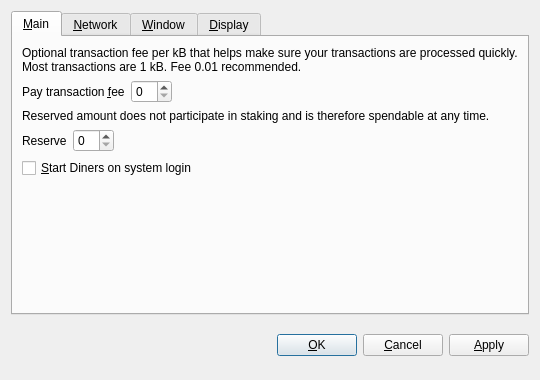
<?xml version="1.0" encoding="UTF-8"?>
<ui version="4.0">
 <class>OptionsDialog</class>
 <widget class="QDialog" name="OptionsDialog">
  <property name="geometry">
   <rect>
    <x>0</x>
    <y>0</y>
    <width>540</width>
    <height>380</height>
   </rect>
  </property>
  <property name="windowTitle">
   <string>Options</string>
  </property>
  <property name="modal">
   <bool>true</bool>
  </property>
  <layout class="QVBoxLayout" name="verticalLayout">
   <item>
    <widget class="QTabWidget" name="tabWidget">
     <property name="tabPosition">
      <enum>QTabWidget::North</enum>
     </property>
     <property name="currentIndex">
      <number>0</number>
     </property>
     <widget class="QWidget" name="tabMain">
      <attribute name="title">
       <string>&amp;Main</string>
      </attribute>
      <layout class="QVBoxLayout" name="verticalLayout_Main">
       <item>
        <widget class="QLabel" name="transactionFeeInfoLabel">
         <property name="text">
          <string>Optional transaction fee per kB that helps make sure your transactions are processed quickly. Most transactions are 1 kB. Fee 0.01 recommended.</string>
         </property>
         <property name="textFormat">
          <enum>Qt::PlainText</enum>
         </property>
         <property name="wordWrap">
          <bool>true</bool>
         </property>
        </widget>
       </item>
       <item>
        <layout class="QHBoxLayout" name="horizontalLayoutFee">
         <item>
          <widget class="QLabel" name="transactionFeeLabel">
           <property name="text">
            <string>Pay transaction &amp;fee</string>
           </property>
           <property name="textFormat">
            <enum>Qt::PlainText</enum>
           </property>
           <property name="buddy">
            <cstring>transactionFee</cstring>
           </property>
          </widget>
         </item>
         <item>
          <widget class="BitcoinAmountField" name="transactionFee"/>
         </item>
         <item>
          <spacer name="horizontalSpacerFee">
           <property name="orientation">
            <enum>Qt::Horizontal</enum>
           </property>
           <property name="sizeHint" stdset="0">
            <size>
             <width>40</width>
             <height>20</height>
            </size>
           </property>
          </spacer>
         </item>
        </layout>
       </item>
       <item>
        <widget class="QLabel" name="reserveBalanceInfoLabel">
         <property name="text">
          <string>Reserved amount does not participate in staking and is therefore spendable at any time.</string>
         </property>
         <property name="textFormat">
          <enum>Qt::PlainText</enum>
         </property>
         <property name="wordWrap">
          <bool>true</bool>
         </property>
        </widget>
       </item>
       <item>
        <layout class="QHBoxLayout" name="horizontalLayoutReserveBalance">
         <item>
          <widget class="QLabel" name="reserveBalanceLabel">
           <property name="text">
            <string>Reserve</string>
           </property>
           <property name="textFormat">
            <enum>Qt::PlainText</enum>
           </property>
           <property name="buddy">
            <cstring>reserveBalance</cstring>
           </property>
          </widget>
         </item>
         <item>
          <widget class="BitcoinAmountField" name="reserveBalance"/>
         </item>
         <item>
          <spacer name="horizontalSpacerReserveBalance">
           <property name="orientation">
            <enum>Qt::Horizontal</enum>
           </property>
           <property name="sizeHint" stdset="0">
            <size>
             <width>40</width>
             <height>20</height>
            </size>
           </property>
          </spacer>
         </item>
        </layout>
       </item>
       <item>
        <widget class="QCheckBox" name="bitcoinAtStartup">
         <property name="toolTip">
          <string>Automatically start Diners after logging in to the system.</string>
         </property>
         <property name="text">
          <string>&amp;Start Diners on system login</string>
         </property>
        </widget>
       </item>
       <item>
        <spacer name="verticalSpacer_Main">
         <property name="orientation">
          <enum>Qt::Vertical</enum>
         </property>
         <property name="sizeHint" stdset="0">
          <size>
           <width>20</width>
           <height>40</height>
          </size>
         </property>
        </spacer>
       </item>
      </layout>
     </widget>
     <widget class="QWidget" name="tabNetwork">
      <attribute name="title">
       <string>&amp;Network</string>
      </attribute>
      <layout class="QVBoxLayout" name="verticalLayout_Network">
       <item>
        <widget class="QCheckBox" name="mapPortUpnp">
         <property name="toolTip">
          <string>Automatically open the Diners client port on the router. This only works when your router supports UPnP and it is enabled.</string>
         </property>
         <property name="text">
          <string>Map port using &amp;UPnP</string>
         </property>
        </widget>
       </item>
       <item>
        <widget class="QCheckBox" name="connectSocks">
         <property name="toolTip">
          <string>Connect to the Diners network through a SOCKS proxy (e.g. when connecting through Tor).</string>
         </property>
         <property name="text">
          <string>&amp;Connect through SOCKS proxy:</string>
         </property>
        </widget>
       </item>
       <item>
        <layout class="QHBoxLayout" name="horizontalLayout_Network">
         <item>
          <widget class="QLabel" name="proxyIpLabel">
           <property name="text">
            <string>Proxy &amp;IP:</string>
           </property>
           <property name="textFormat">
            <enum>Qt::PlainText</enum>
           </property>
           <property name="buddy">
            <cstring>proxyIp</cstring>
           </property>
          </widget>
         </item>
         <item>
          <widget class="QValidatedLineEdit" name="proxyIp">
           <property name="maximumSize">
            <size>
             <width>140</width>
             <height>16777215</height>
            </size>
           </property>
           <property name="toolTip">
            <string>IP address of the proxy (e.g. 127.0.0.1)</string>
           </property>
          </widget>
         </item>
         <item>
          <widget class="QLabel" name="proxyPortLabel">
           <property name="text">
            <string>&amp;Port:</string>
           </property>
           <property name="textFormat">
            <enum>Qt::PlainText</enum>
           </property>
           <property name="buddy">
            <cstring>proxyPort</cstring>
           </property>
          </widget>
         </item>
         <item>
          <widget class="QLineEdit" name="proxyPort">
           <property name="maximumSize">
            <size>
             <width>55</width>
             <height>16777215</height>
            </size>
           </property>
           <property name="toolTip">
            <string>Port of the proxy (e.g. 9050)</string>
           </property>
          </widget>
         </item>
         <item>
          <widget class="QLabel" name="socksVersionLabel">
           <property name="text">
            <string>SOCKS &amp;Version:</string>
           </property>
           <property name="textFormat">
            <enum>Qt::PlainText</enum>
           </property>
           <property name="buddy">
            <cstring>socksVersion</cstring>
           </property>
          </widget>
         </item>
         <item>
          <widget class="QValueComboBox" name="socksVersion">
           <property name="toolTip">
            <string>SOCKS version of the proxy (e.g. 5)</string>
           </property>
          </widget>
         </item>
         <item>
          <spacer name="horizontalSpacer_Network">
           <property name="orientation">
            <enum>Qt::Horizontal</enum>
           </property>
           <property name="sizeHint" stdset="0">
            <size>
             <width>40</width>
             <height>20</height>
            </size>
           </property>
          </spacer>
         </item>
        </layout>
       </item>
       <item>
        <spacer name="verticalSpacer_Network">
         <property name="orientation">
          <enum>Qt::Vertical</enum>
         </property>
         <property name="sizeHint" stdset="0">
          <size>
           <width>20</width>
           <height>40</height>
          </size>
         </property>
        </spacer>
       </item>
      </layout>
     </widget>
     <widget class="QWidget" name="tabWindow">
      <attribute name="title">
       <string>&amp;Window</string>
      </attribute>
      <layout class="QVBoxLayout" name="verticalLayout_Window">
       <item>
        <widget class="QCheckBox" name="minimizeToTray">
         <property name="toolTip">
          <string>Show only a tray icon after minimizing the window.</string>
         </property>
         <property name="text">
          <string>&amp;Minimize to the tray instead of the taskbar</string>
         </property>
        </widget>
       </item>
       <item>
        <widget class="QCheckBox" name="minimizeOnClose">
         <property name="toolTip">
          <string>Minimize instead of exit the application when the window is closed. When this option is enabled, the application will be closed only after selecting Quit in the menu.</string>
         </property>
         <property name="text">
          <string>M&amp;inimize on close</string>
         </property>
        </widget>
       </item>
       <item>
        <spacer name="verticalSpacer_Window">
         <property name="orientation">
          <enum>Qt::Vertical</enum>
         </property>
         <property name="sizeHint" stdset="0">
          <size>
           <width>20</width>
           <height>40</height>
          </size>
         </property>
        </spacer>
       </item>
      </layout>
     </widget>
     <widget class="QWidget" name="tabDisplay">
      <attribute name="title">
       <string>&amp;Display</string>
      </attribute>
      <layout class="QVBoxLayout" name="verticalLayout_Display">
       <item>
        <layout class="QHBoxLayout" name="horizontalLayout_1_Display">
         <item>
          <widget class="QLabel" name="langLabel">
           <property name="text">
            <string>User Interface &amp;language:</string>
           </property>
           <property name="textFormat">
            <enum>Qt::PlainText</enum>
           </property>
           <property name="buddy">
            <cstring>lang</cstring>
           </property>
          </widget>
         </item>
         <item>
          <widget class="QValueComboBox" name="lang">
           <property name="toolTip">
            <string>The user interface language can be set here. This setting will take effect after restarting Diners.</string>
           </property>
          </widget>
         </item>
        </layout>
       </item>
       <item>
        <layout class="QHBoxLayout" name="horizontalLayout_2_Display">
         <item>
          <widget class="QLabel" name="unitLabel">
           <property name="text">
            <string>&amp;Unit to show amounts in:</string>
           </property>
           <property name="textFormat">
            <enum>Qt::PlainText</enum>
           </property>
           <property name="buddy">
            <cstring>unit</cstring>
           </property>
          </widget>
         </item>
         <item>
          <widget class="QValueComboBox" name="unit">
           <property name="toolTip">
            <string>Choose the default subdivision unit to show in the interface and when sending coins.</string>
           </property>
          </widget>
         </item>
        </layout>
       </item>
       <item>
        <widget class="QCheckBox" name="displayAddresses">
         <property name="toolTip">
          <string>Whether to show Diners addresses in the transaction list or not.</string>
         </property>
         <property name="text">
          <string>&amp;Display addresses in transaction list</string>
         </property>
        </widget>
       </item>
       <item>
        <widget class="QCheckBox" name="coinControlFeatures">
         <property name="toolTip">
          <string>Whether to show coin control features or not.</string>
         </property>
         <property name="text">
          <string>Display coin &amp;control features (experts only!)</string>
         </property>
        </widget>
       </item>
       <item>
        <spacer name="verticalSpacer_Display">
         <property name="orientation">
          <enum>Qt::Vertical</enum>
         </property>
         <property name="sizeHint" stdset="0">
          <size>
           <width>20</width>
           <height>40</height>
          </size>
         </property>
        </spacer>
       </item>
      </layout>
     </widget>
    </widget>
   </item>
   <item>
    <layout class="QHBoxLayout" name="horizontalLayout_Buttons">
     <item>
      <spacer name="horizontalSpacer_1">
       <property name="orientation">
        <enum>Qt::Horizontal</enum>
       </property>
       <property name="sizeHint" stdset="0">
        <size>
         <width>40</width>
         <height>48</height>
        </size>
       </property>
      </spacer>
     </item>
     <item>
      <widget class="QLabel" name="statusLabel">
       <property name="font">
        <font>
         <weight>75</weight>
         <bold>true</bold>
        </font>
       </property>
       <property name="text">
        <string/>
       </property>
       <property name="textFormat">
        <enum>Qt::PlainText</enum>
       </property>
       <property name="wordWrap">
        <bool>true</bool>
       </property>
      </widget>
     </item>
     <item>
      <spacer name="horizontalSpacer_2">
       <property name="orientation">
        <enum>Qt::Horizontal</enum>
       </property>
       <property name="sizeHint" stdset="0">
        <size>
         <width>40</width>
         <height>48</height>
        </size>
       </property>
      </spacer>
     </item>
     <item>
      <widget class="QPushButton" name="okButton">
       <property name="text">
        <string>&amp;OK</string>
       </property>
      </widget>
     </item>
     <item>
      <widget class="QPushButton" name="cancelButton">
       <property name="text">
        <string>&amp;Cancel</string>
       </property>
       <property name="autoDefault">
        <bool>false</bool>
       </property>
      </widget>
     </item>
     <item>
      <widget class="QPushButton" name="applyButton">
       <property name="text">
        <string>&amp;Apply</string>
       </property>
       <property name="autoDefault">
        <bool>false</bool>
       </property>
      </widget>
     </item>
    </layout>
   </item>
  </layout>
 </widget>
 <customwidgets>
  <customwidget>
   <class>BitcoinAmountField</class>
   <extends>QSpinBox</extends>
   <header>bitcoinamountfield.h</header>
  </customwidget>
  <customwidget>
   <class>QValueComboBox</class>
   <extends>QComboBox</extends>
   <header>qvaluecombobox.h</header>
  </customwidget>
  <customwidget>
   <class>QValidatedLineEdit</class>
   <extends>QLineEdit</extends>
   <header>qvalidatedlineedit.h</header>
  </customwidget>
 </customwidgets>
 <resources/>
 <connections/>
</ui>
